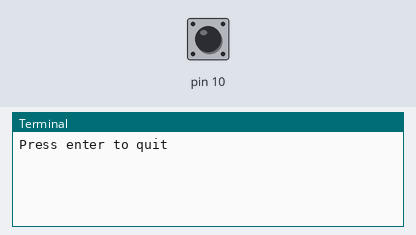
A program run on a simulated Raspberry Pi (header pin numbers). On the bench: the last lines printed to the terminal. The test bench sets the inputs (shaded band); at power-on: pin 10 LOW.

Above: at 1.2 s.
1.3 s: pin 10 pulled HIGH for 0.15 s
At 2.4 s:
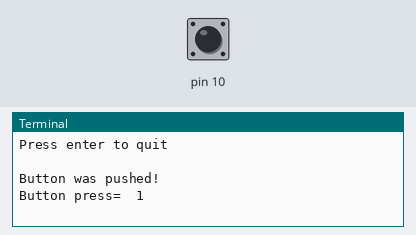
2.9 s: pin 10 pulled HIGH for 1 s
At 3.6 s:
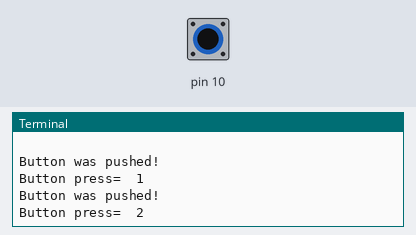
5.4 s: pin 10 pulled HIGH for 0.15 s
At 6.7 s:
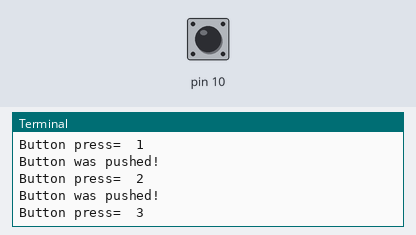

The program:

push_button_2.py
```python
import RPi.GPIO as GPIO # Import Raspberry Pi GPIO library

def button_callback(channel):
    print("Button was pushed!")
    global n
    n = n + 1
    print("Button press= ",n)

GPIO.setwarnings(False) # Ignore warning for now
GPIO.setmode(GPIO.BOARD) # Use physical pin numbering
GPIO.setup(10, GPIO.IN, pull_up_down=GPIO.PUD_DOWN) # Set pin 10 to be an input pin and set initial value to be pulled low (off)

n=0
GPIO.add_event_detect(10,GPIO.RISING,callback=button_callback) # Setup event on pin 10 rising edge

message = input("Press enter to quit\n\n") # Run until someone presses enter

GPIO.cleanup() # Clean up
```

Measured:
- after the input at 1.3 s, the terminal: prints a new line at once (image 1)
- after the input at 2.9 s, the terminal: prints a new line at once (image 2)
- after the input at 5.4 s, the terminal: prints a new line at once (image 3)
